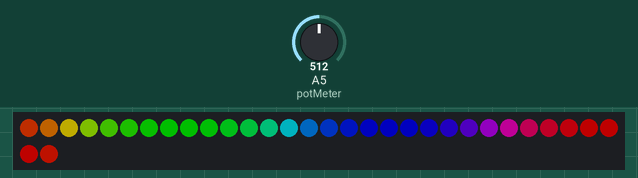
This sketch was run on a simulated Arduino Uno, built with avr-gcc and run on an emulated ATmega328P. Parts: 32 RGB LEDs in strip order, left to right, continuing on the next row. The test bench sets the inputs (shaded band); at power-on: A5 (potMeter) = 512. Dim RGB values are drawn brighter than linear.

Above: at 1.29 s.
1.3 s: A5 (potMeter) set to 306
At 2.83 s:
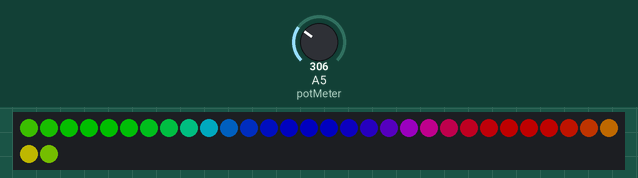
2.9 s: A5 (potMeter) set to 122
At 5.72 s:
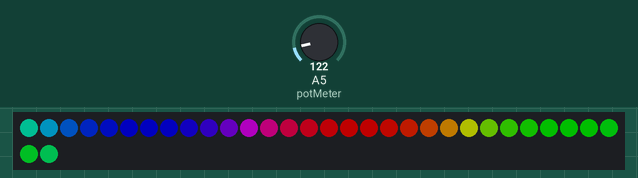
5.9 s: A5 (potMeter) set to 0
At 14.72 s:
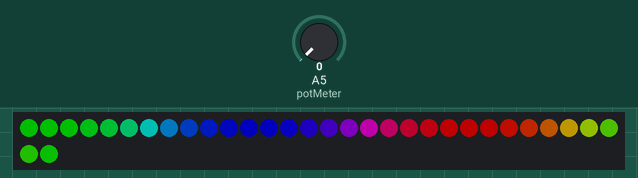

The sketch:

testing.ino
```cpp
#include <Adafruit_NeoPixel.h>

#define LED_COUNT 32
#define LED_PIN 2
#define potMeter A5

Adafruit_NeoPixel strip(LED_COUNT, LED_PIN, NEO_GRB + NEO_KHZ800);

long j;
int pxlNr;
int i;
int dly = 0;

uint32_t red = strip.Color(255, 0, 0);
uint32_t green = strip.Color(0, 255, 0);

void setup()
{
  Serial.begin(9600);
  strip.begin();
  pinMode(potMeter, INPUT);
  strip.setBrightness(80);
}

void lysfunk()
{
    for(i=0; i<LED_COUNT; i++){
        strip.setPixelColor(i, red);
        strip.show();
        dly = analogRead(potMeter);
        delay((dly+60)/6);
    }
    for(i=LED_COUNT-1; i>0; i--){
        strip.setPixelColor(i, green);
        strip.show();
        dly = analogRead(potMeter);
        delay((dly+60)/6);
    }
}

void regnbue()
{
    for(j=0; j<5*65536; j+=256){
        for(i=0; i<strip.numPixels(); i++){
            pxlNr = j+(i*65536L/strip.numPixels());
            strip.setPixelColor(i, strip.gamma32(strip.ColorHSV(pxlNr)));
        }
        strip.show();
        dly = analogRead(potMeter);
        delay((dly+80)/70);
    }
}
//Hei
void loop()
{
    //lysfunk();
    regnbue();
}
```
